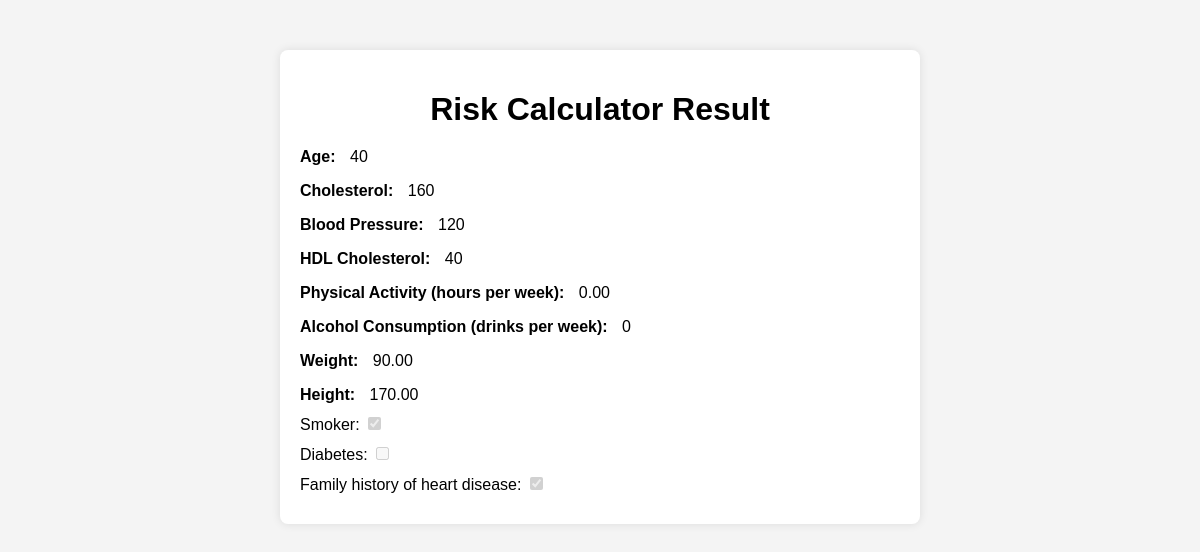
/success/9/ (signed in), run on the app's committed database.
### covid_19/models.py (models this page shows, shortened)
class RiskCalculatorData(models.Model):
    user = models.ForeignKey(User, on_delete=models.CASCADE, null=True, blank=True)
    age = models.IntegerField()
    cholesterol = models.IntegerField()
    blood_pressure = models.IntegerField()
    hdl_cholesterol = models.IntegerField()
    physical_activity_hours = models.DecimalField(max_digits=5, decimal_places=2)
    alcohol_consumption_per_week = models.IntegerField()
    weight = models.DecimalField(max_digits=5, decimal_places=2)
    height = models.DecimalField(max_digits=5, decimal_places=2)
    smoker = models.BooleanField(default=False)
    diabetes = models.BooleanField(default=False)
    family_history_heart_disease = models.BooleanField(default=False)
    created_at = models.DateTimeField(default=timezone.now)

### covid_19/views.py (the view)
# urls.py: path('success/<int:pk>/', views.success_page, name='success_page'),
@login_required
def success_page(request, pk):
    risk_data = RiskCalculatorData.objects.filter(pk=pk, user=request.user).first()
    return render(request, 'success_page.html', {'risk_data': risk_data})

### covid_19/templates/success_page.html (shortened to what this page needs)
<!DOCTYPE html>
<html lang="en">
<head>
</head>
<body>
    <div class="container">
        <h1>Risk Calculator Result</h1>
        <p><span class="detail-label">Age:</span> <span class="detail-value">{{ risk_data.age }}</span></p>
        <p><span class="detail-label">Cholesterol:</span> <span class="detail-value">{{ risk_data.cholesterol }}</span></p>
        <p><span class="detail-label">Blood Pressure:</span> <span class="detail-value">{{ risk_data.blood_pressure }}</span></p>
        <p><span class="detail-label">HDL Cholesterol:</span> <span class="detail-value">{{ risk_data.hdl_cholesterol }}</span></p>
        <p><span class="detail-label">Physical Activity (hours per week):</span> <span class="detail-value">{{ risk_data.physical_activity_hours }}</span></p>
        <p><span class="detail-label">Alcohol Consumption (drinks per week):</span> <span class="detail-value">{{ risk_data.alcohol_consumption_per_week }}</span></p>
        <p><span class="detail-label">Weight:</span> <span class="detail-value">{{ risk_data.weight }}</span></p>
        <p><span class="detail-label">Height:</span> <span class="detail-value">{{ risk_data.height }}</span></p>
        <div class="checkbox-container">
            <label for="smokerCheckbox">Smoker:</label>
            <input type="checkbox" id="smokerCheckbox" name="smoker" {% if risk_data.smoker %}checked{% endif %} disabled>
        </div>
        <div class="checkbox-container">
            <label for="diabetesCheckbox">Diabetes:</label>
            <input type="checkbox" id="diabetesCheckbox" name="diabetes" {% if risk_data.diabetes %}checked{% endif %} disabled>
        </div>
        <div class="checkbox-container">
            <label for="familyHistoryCheckbox">Family history of heart disease:</label>
            <input type="checkbox" id="familyHistoryCheckbox" name="family_history_heart_disease" {% if risk_data.family_history_heart_disease %}checked{% endif %} disabled>
        </div>
    </div>
</body>
</html>

### covid_19/templates/success_page.html (style rules this page uses)
body { font-family: Arial, sans-serif; margin: 0; padding: 0; background-color: #f4f4f4; }
.container { max-width: 600px; margin: 50px auto; padding: 20px; background-color: #fff; border-radius: 8px; box-shadow: 0 0 10px rgba(0, 0, 0, 0.1); }
h1 { text-align: center; margin-bottom: 20px; }
p { margin-bottom: 10px; }
.detail-label { font-weight: bold; }
.detail-value { margin-left: 10px; }
.checkbox-container { margin-bottom: 10px; }

### data on the page
RiskCalculatorData: age "40", cholesterol "160", blood_pressure "120", hdl_cholesterol "40", physical_activity_hours "0.00", alcohol_consumption_per_week "0", weight "90.00", height "170.00", smoker "☑", family_history_heart_disease "☑"
